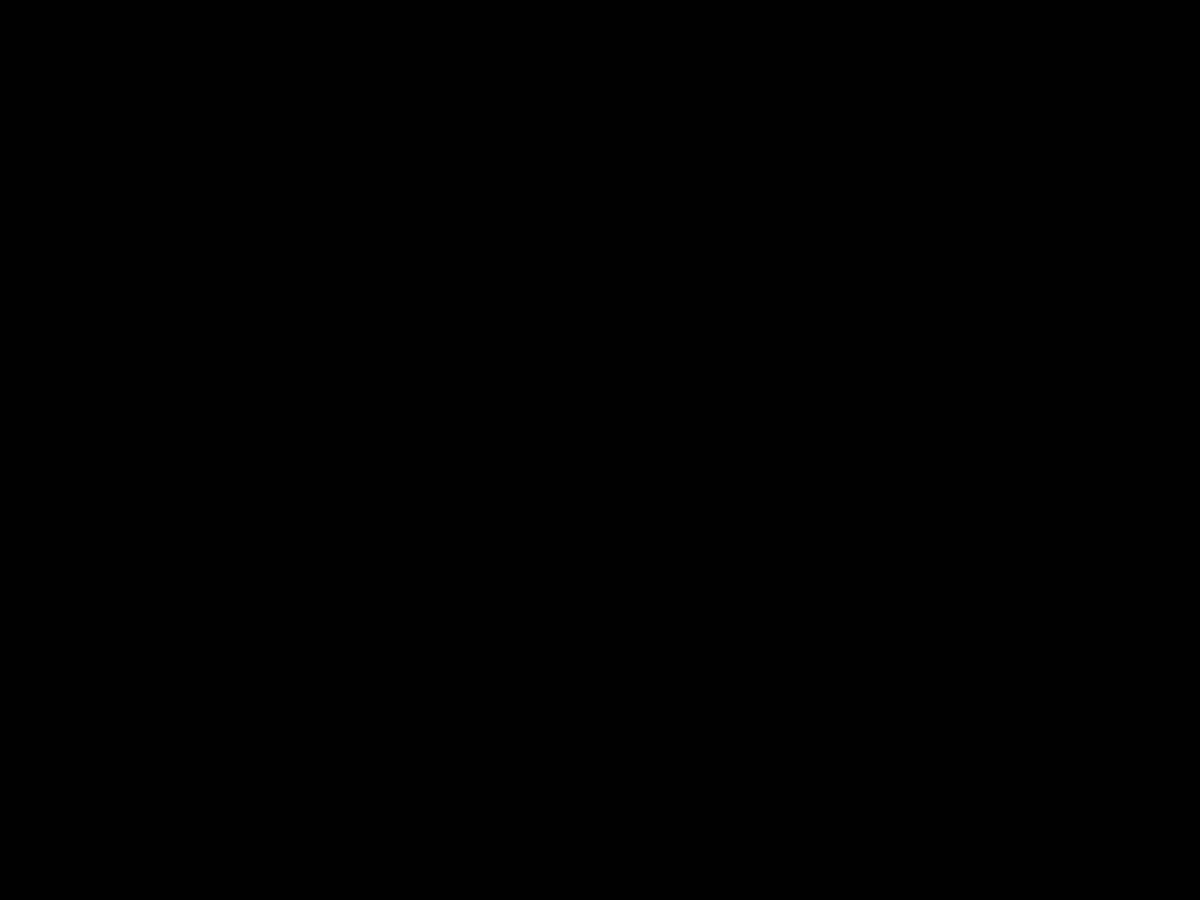
Frame 1 (no input)
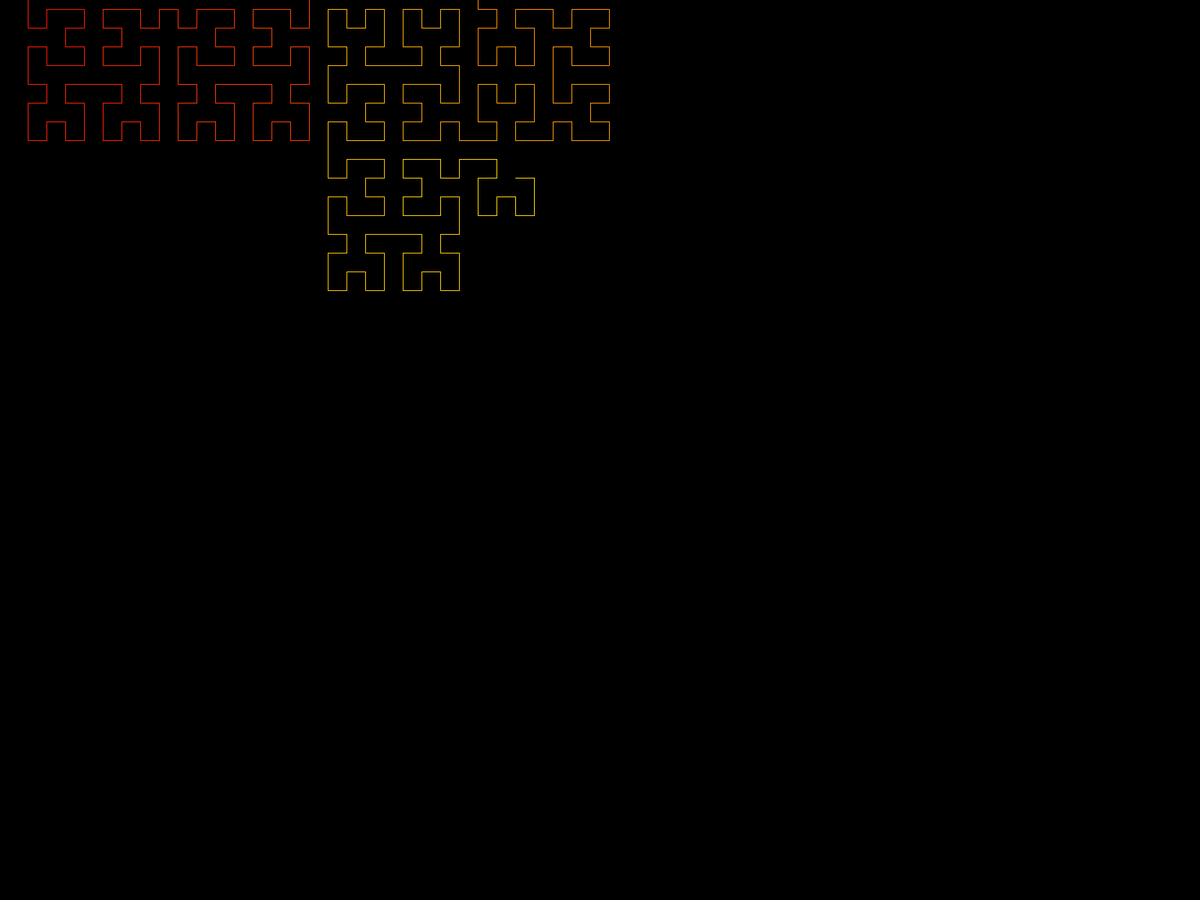
Frame 60 (the mouse pressed at the canvas centre just before this capture)
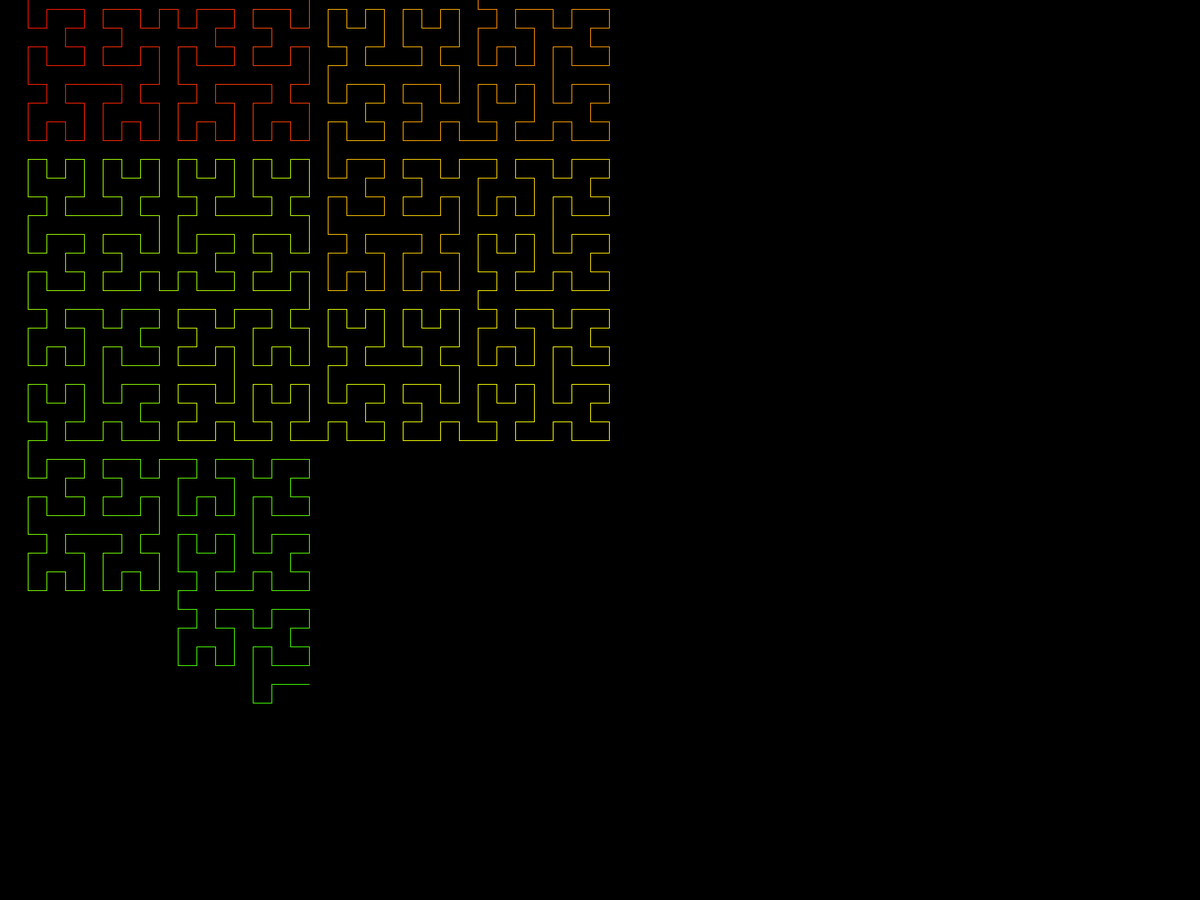
Frame 120 (the mouse held since frame 60 and released just before this capture)

The Processing sketch that drew these frames (run headless with seeded random() and noise(); from frame 60 on, the mouse is pressed at the canvas centre):

// Processing sketch: Hilbert
// ── Hilbert.pde
// Hilbert Curve
// Coding in the Cabana
// The Coding Train / Daniel Shiffman
// https://thecodingtrain.com/CodingInTheCabana/003-hilbert-curve.html
// https://youtu.be/

// Processing Sketch: https://github.com/CodingTrain/website/tree/master/CodingInTheCabana/Cabana_003_Hilbert_Curve/Processing
// p5js Sketch: https://editor.p5js.org/codingtrain/sketches/LPf9PLmp

int order = 6;
int N = int(pow(2, order));
int total = N * N;
int speed = 10;
PVector[] path = new PVector[total];

void setup() {
  fullScreen();
  colorMode(HSB, 3600, 255, 255);
  background(0);

  for (int i = 0; i < total; i++) {
    path[i] = hilbert(i);
    float len = width / N;
    path[i].mult(len);
    path[i].add(len/2, len/2);
  }
}

int counter = 0;
void draw() {
  background(0);
  translate(25, (height-width)/2);

  stroke(255);
  strokeWeight(1);
  noFill();
  //beginShape();
  for (int i = 1; i < counter; i++) {
    float h = map(i, 0, path.length, 0, 3600);
    stroke(h, 255, 255);
    line(path[i].x, path[i].y, path[i-1].x, path[i-1].y);
  }
  //endShape();

  counter+=speed;
  counter = constrain(counter,0,path.length);
  if (counter >= path.length || counter <= 0) {
    speed = -speed;
  }

  //strokeWeight(4);
  //for (int i = 0; i < path.length; i++) {
  //  point(path[i].x, path[i].y);
  //  text(i, path[i].x+5, path[i].y);
  //}
}


PVector hilbert(int i) {
  PVector[] points = {
    new PVector(0, 0), 
    new PVector(0, 1), 
    new PVector(1, 1), 
    new PVector(1, 0)
  };

  int index = i & 3;
  PVector v = points[index];

  for (int j = 1; j < order; j++) {
    i = i >>> 2;
    index = i & 3;
    float len = pow(2, j);
    if (index == 0) {
      float temp = v.x;
      v.x = v.y;
      v.y = temp;
    } else if (index == 1) {
      v.y += len;
    } else if (index == 2) {
      v.x += len;
      v.y += len;
    } else if (index == 3) {
      float temp = len - 1 - v.x;
      v.x = len - 1 - v.y;
      v.y = temp;
      v.x += len;
    }
  }
  return v;
}
